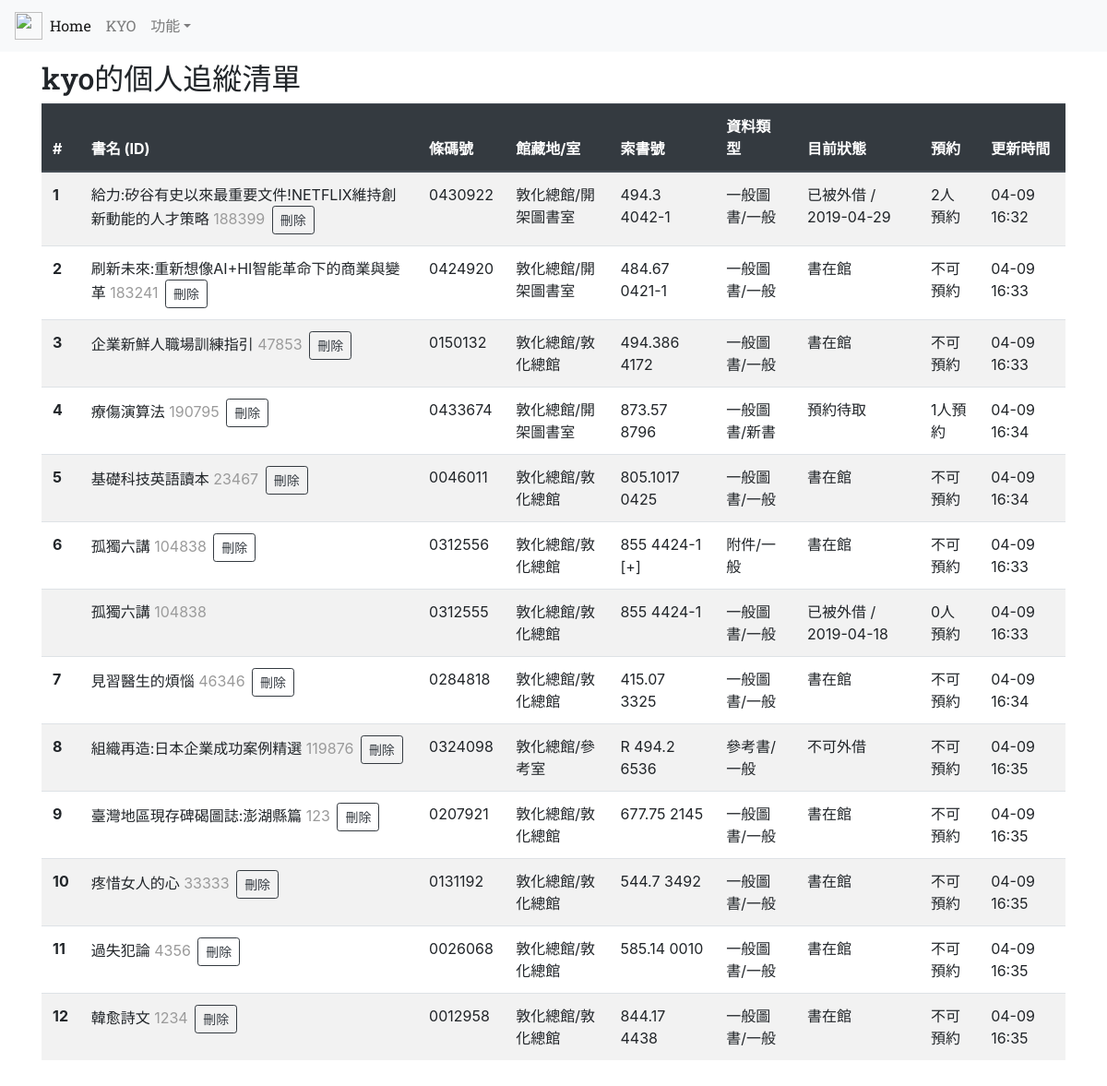
The page / (signed in) on the database its author committed.
### app/models.py (models this page shows, shortened)
class User(UserMixin, db.Model):
    __tablename__='users'
    id = db.Column(db.Integer,primary_key=True )
    username=db.Column(db.String(64),unique=True ,index=True)
    password=db.Column(db.String(128))
    email=db.Column(db.String(64),unique=True)
    join_time=db.Column(db.DateTime, default=datetime.utcnow)
    confirmed=db.Column(db.Boolean, default=False)
    books = db.relationship('Book', backref='this_user', lazy='dynamic')

class Book(UserMixin, db.Model):
    __tablename__='books'
    id = db.Column(db.Integer,primary_key=True, index=True)
    book_name= db.Column(db.String(128))
    book_id= db.Column(db.String(32))
    copy= db.Column(db.String(32))
    barcode_id= db.Column(db.String(32))
    location= db.Column(db.String(64))
    call_number= db.Column(db.String(32))
    data_type= db.Column(db.String(64))
    status= db.Column(db.String(64))
    reservation= db.Column(db.String(64))
    update_time = db.Column(db.DateTime, default=datetime.utcnow)
    user_id = db.Column(db.Integer, db.ForeignKey('users.id'))

### app/main/views.py (the view, shortened to what this page needs)
@main.route('/', methods=['GET','POST'])
def index():
    if current_user.is_authenticated:
        delta=timedelta(hours=8) # 用於模版調整UTC+8
        form=DeleteBookForm()
        books=Book.query.filter_by(this_user=current_user).all()
        if len(books) == 0:
            return render_template('index.html',books=books)
        item=0
        numbers=[]
        for book in books:
            if book.copy=='1':
                item=item+1
            numbers.append(item)
        numbered_books=tuple(zip(numbers,books))
        return render_template('index.html',books=numbered_books, form=form, delta=delta)
    flash(u'請登入以使用本服務','warning')
    return render_template('index.html')

### app/main/forms.py
class DeleteBookForm(FlaskForm):
    book_id=StringField()
    submit=SubmitField()

### app/models.py (called while the page is built)
@mylogin.user_loader
def load_user(user_id):
    return User.query.get(int(user_id))

### app/templates/index.html (shortened to what this page needs)
{% extends 'base.html' %}
{% block page_content %}
{% if current_user.is_authenticated %}
<div><h2 style="font-family: 'Roboto Slab', serif;">{{current_user.username}}的個人追縱清單</h1></div>
{% else %}
<div style="padding-top:5pt"><h1>請登入以使用本服務</h1></div>
{% endif %}
{% if current_user.is_authenticated %}
<table class="table table-striped">
  <thead class="thead-dark">
    <tr>
      <th scope="col">#</th>
      <th scope="col">書名 (ID)</th>
      <th scope="col">條碼號</th>
      <th scope="col">館藏地/室</th>
      <th scope="col">索書號</th>
      <th scope="col">資料類型</th>
      <th scope="col">目前狀態</th>
      <th scope="col">預約</th>
      <th scope="col">更新時間</th>
    </tr>
  </thead>
  <tbody>
  {% for book in books %}
    <tr>
      {% if book[1].copy=='1' %}
      <th scope="row">{{ book[0] }}</th>
      {% else %}
      <th scope="row"> </th>
      {% endif %}
      <td>{{ book[1].book_name }} <span style="color: rgb(155, 155, 155);padding-right:3px">{{ book[1].book_id }}</span>
        {% if book[1].copy=='1' %}
        <form action="" method="post" style='display:inline;'>
            <input id="submit" name="submit" type="submit" value="刪除" class="btn btn-outline-dark btn-sm"
            onclick="javascript:return del()">
        </form>
        {% endif %}
      </td>
      <td>{{ book[1].barcode_id }}</td>
      <td>{{ book[1].location }}</td>
      <td>{{ book[1].call_number }}</td>
      <td>{{ book[1].data_type }}</td>
      <td>{{ book[1].status }}</td>
      <td>{{ book[1].reservation }}</td>
      <td>{{ (book[1].update_time + delta).strftime("%m-%d %H:%M") }}</td>
    </tr>
  {% endfor %}
  </tbody>
</table>
<br>
{% endif %}
{% endblock %}

### app/templates/base.html (shortened to what this page needs)
<!DOCTYPE html>
<html lang="en">
<head>
    <link rel="stylesheet" href="https://stackpath.bootstrapcdn.com/bootstrap/4.3.1/css/bootstrap.min.css">
</head>
<body>
    {% block navbar %}
    <nav class="navbar navbar-expand-lg navbar-light bg-light">
        <img src="{{ url_for('static', filename='seed.png') }}" width="30" height="30" class="d-inline-block align-top" alt="">
        <div class="collapse navbar-collapse" id="navbarNav">
            <ul class="navbar-nav">
            <li class="nav-item active">
                <a class="nav-link" href="{{ url_for('main.index') }}" ><span style="font-family: 'Roboto Slab', serif;">Home</span> <span class="sr-only">(current)</span></a>
            </li>
            {% if current_user.is_authenticated %}
            <li class="nav-item">
                <a class="nav-link" href="{{ url_for('main.user',name=current_user.username) }} "><span style="font-family: 'Roboto Slab', serif;"> {{current_user.username|upper}}</span></a>
            </li>
            {% else %}
            <li class="nav-item">
                <a class="nav-link" href="{{ url_for('auth.register') }}">註冊</a>
            </li>
            {% endif %}
            {% if current_user.is_authenticated %}
            <li class="nav-item dropdown">
                <a class="nav-link dropdown-toggle" href="#" id="navbarDropdown" role="button" data-toggle="dropdown" aria-haspopup="true" aria-expanded="false">功能</a>
            </li>
            {% else %}
                <a class="nav-link" href="{{ url_for('auth.login') }}">登入</a>
            {% endif %}
            </ul>
        </div>
    </nav>
    {% endblock %}
    {% block content %}
    <div class="container" style="margin-top:10px">
        {% block page_content %}{% endblock %}
    </div>
    {% endblock %}
</body>
</html>

### rows shown on the page
User: username "KYO", username "kyo"
Book: book "1", book_name "給力:矽谷有史以來最重要文件!NETFLIX維持創新動能的人才策略", book "188399", barcode "0430922", location "敦化總館/開架圖書室", call_number "494.3 4042-1", data_type "一般圖書/一般", status "已被外借 / 2019-04-29", reservation "2人預約", update_time "04-09 16:32"
Book: book "2", book_name "刷新未來:重新想像AI+HI智能革命下的商業與變革", book "183241", barcode "0424920", location "敦化總館/開架圖書室", call_number "484.67 0421-1", data_type "一般圖書/一般", status "書在館", reservation "不可預約", update_time "04-09 16:33"
Book: book "3", book_name "企業新鮮人職場訓練指引", book "47853", barcode "0150132", location "敦化總館/敦化總館", call_number "494.386 4172", data_type "一般圖書/一般", status "書在館", reservation "不可預約", update_time "04-09 16:33"
Book: book "4", book_name "療傷演算法", book "190795", barcode "0433674", location "敦化總館/開架圖書室", call_number "873.57 8796", data_type "一般圖書/新書", status "預約待取", reservation "1人預約", update_time "04-09 16:34"
Book: book "5", book_name "基礎科技英語讀本", book "23467", barcode "0046011", location "敦化總館/敦化總館", call_number "805.1017 0425", data_type "一般圖書/一般", status "書在館", reservation "不可預約", update_time "04-09 16:34"
Book: book "6", book_name "孤獨六講", book "104838", barcode "0312556", location "敦化總館/敦化總館", call_number "855 4424-1 [+]", data_type "附件/一般", status "書在館", reservation "不可預約", update_time "04-09 16:33"
Book: book_name "孤獨六講", book "104838", barcode "0312555", location "敦化總館/敦化總館", call_number "855 4424-1", data_type "一般圖書/一般", status "已被外借 / 2019-04-18", reservation "0人預約", update_time "04-09 16:33"
Book: book "7", book_name "見習醫生的煩惱", book "46346", barcode "0284818", location "敦化總館/敦化總館", call_number "415.07 3325", data_type "一般圖書/一般", status "書在館", reservation "不可預約", update_time "04-09 16:34"
Book: book "8", book_name "組織再造:日本企業成功案例精選", book "119876", barcode "0324098", location "敦化總館/參考室", call_number "R 494.2 6536", data_type "參考書/一般", status "不可外借", reservation "不可預約", update_time "04-09 16:35"
Book: book "9", book_name "臺灣地區現存碑碣圖誌:澎湖縣篇", book "123", barcode "0207921", location "敦化總館/敦化總館", call_number "677.75 2145", data_type "一般圖書/一般", status "書在館", reservation "不可預約", update_time "04-09 16:35"
Book: book "10", book_name "疼惜女人的心", book "33333", barcode "0131192", location "敦化總館/敦化總館", call_number "544.7 3492", data_type "一般圖書/一般", status "書在館", reservation "不可預約", update_time "04-09 16:35"
Book: book "11", book_name "過失犯論", book "4356", barcode "0026068", location "敦化總館/敦化總館", call_number "585.14 0010", data_type "一般圖書/一般", status "書在館", reservation "不可預約", update_time "04-09 16:35"
Book: book "12", book_name "韓愈詩文", book "1234", barcode "0012958", location "敦化總館/敦化總館", call_number "844.17 4438", data_type "一般圖書/一般", status "書在館", reservation "不可預約", update_time "04-09 16:35"
